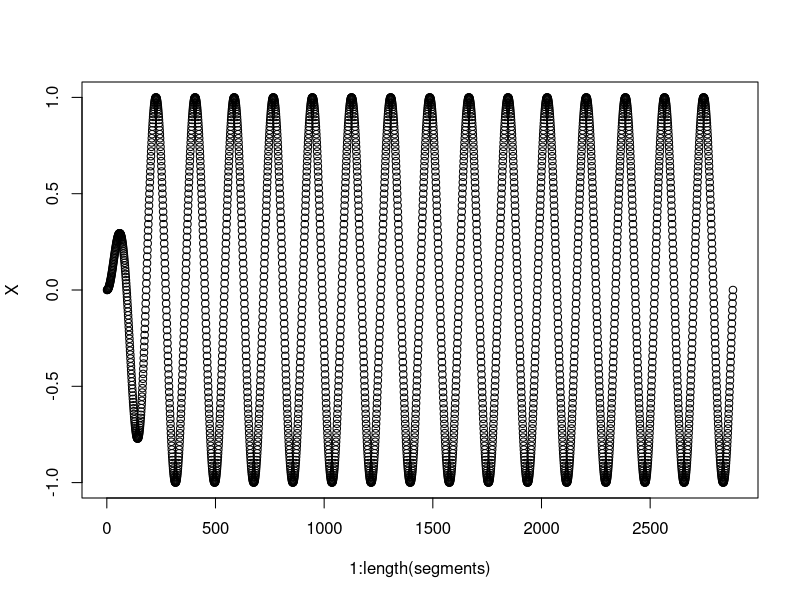
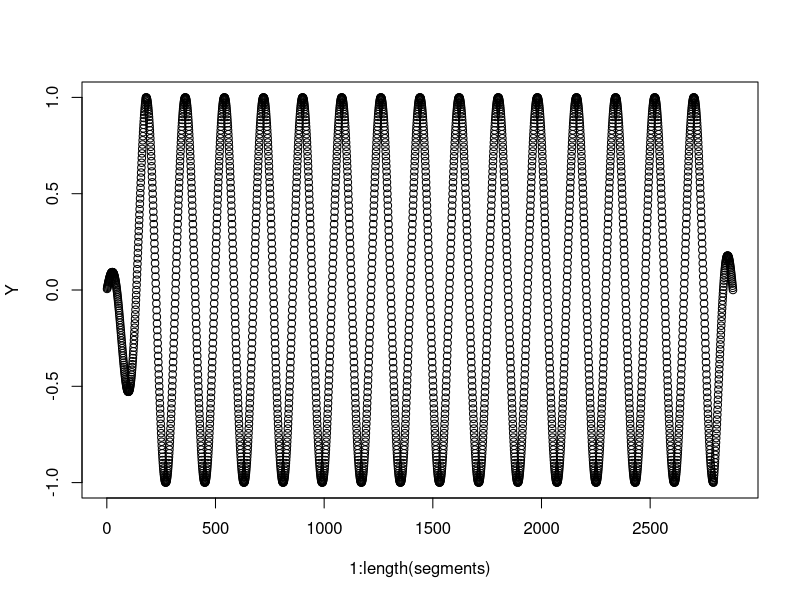
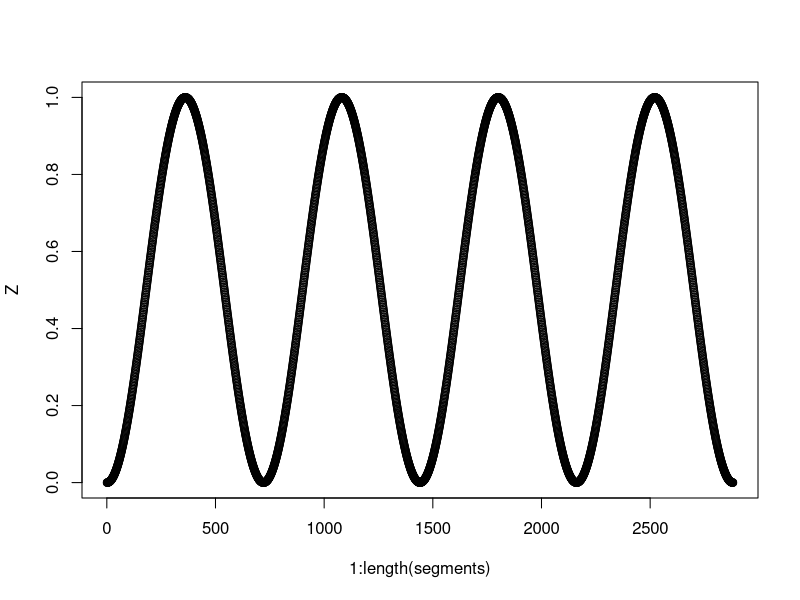

Here is the R script that generated these plots, in order:
##  Radius to perform spiral
radius<-50
##  height of total movement
height<-400
circumference<-2*radius*pi

segmentsPerRevolution<-180

numberOfRotations<-16
numberOfOscilations<-4

segments<-0:(segmentsPerRevolution*numberOfRotations)

X<-sin((pi/180)*segments*360/segmentsPerRevolution)
Y<-cos((pi/180)*segments*360/segmentsPerRevolution)
Z<--cos((pi/180)*(segments/(numberOfRotations/numberOfOscilations))*360/segmentsPerRevolution)/2+0.5

firstRotation<-1:segmentsPerRevolution
X[firstRotation]<-X[firstRotation]*firstRotation/segmentsPerRevolution
Y[firstRotation]<-Y[firstRotation]*firstRotation/segmentsPerRevolution
lastHalfRotation<-(length(segments)-segmentsPerRevolution/2):length(segments)
Y[lastHalfRotation]<-Y[lastHalfRotation]*(length(segments)-lastHalfRotation)/(segmentsPerRevolution/2)

plot(1:length(segments),X)
plot(1:length(segments),Y)
plot(1:length(segments),Z)

spiralDataFrame<-data.frame(X=X*radius,Y=Y*radius,Z=Z*height)

outputGCode<-function(X,Y,Z) {
  print(paste("G1 X",round(X,2),"Y",round(Y,2),"Z",round(Z,2),sep=" "))
}

gCode<-apply(spiralDataFrame,1, function(x) outputGCode(x['X'],x['Y'],x['Z']))
write.csv(gCode,file="test.standard.txt",row.names=FALSE, quote=FALSE)


dDiagonalRod<-200
dRadius<-100
towerXAngle<-210
towerYAngle<-330
towerZAngle<-90
dTower1x<-(cos(towerXAngle*pi/180)*dRadius)
dTower1y<-(sin(towerXAngle*pi/180)*dRadius)
dTower2x<-(cos(towerYAngle*pi/180)*dRadius)
dTower2y<-(sin(towerYAngle*pi/180)*dRadius)
dTower3x<-(cos(towerZAngle*pi/180)*dRadius)
dTower3y<-(sin(towerZAngle*pi/180)*dRadius)

cartesianToDelta<-function(X,Y,Z) {
  dX<-sqrt(dDiagonalRod^2 - (dTower1x-X)^2 - (dTower1y-Y)^2) + Z - 173.21
  dY<-sqrt(dDiagonalRod^2 - (dTower2x-X)^2 - (dTower2y-Y)^2) + Z - 173.21
  dZ<-sqrt(dDiagonalRod^2 - (dTower3x-X)^2 - (dTower3y-Y)^2) + Z - 173.21
  #return(c(dX,dY,dZ)) 
  print(paste("G1 X",round(dX,2),"Y",round(dY,2),"Z",round(dZ,2),sep=" "))
}

cartesianToDelta(0,0,0)
deltaGCode<-apply(spiralDataFrame,1, function(x) cartesianToDelta(x['X'],x['Y'],x['Z']))
write.csv(deltaGCode,file="test.delta.txt",row.names=FALSE, quote=FALSE)
